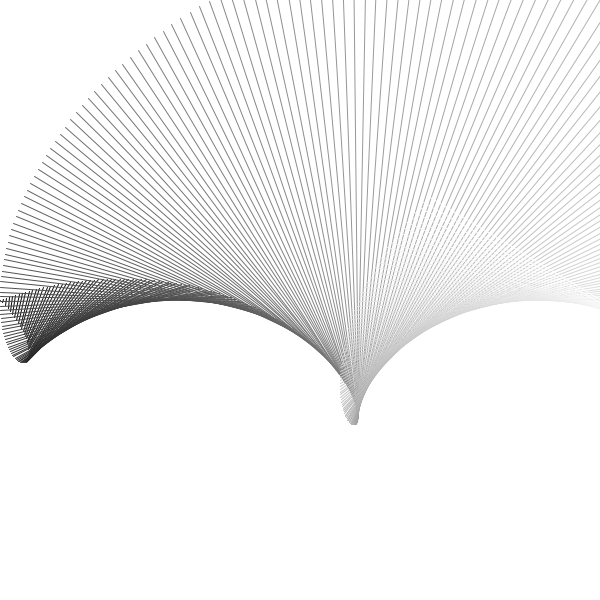
Frame 1 (no input)
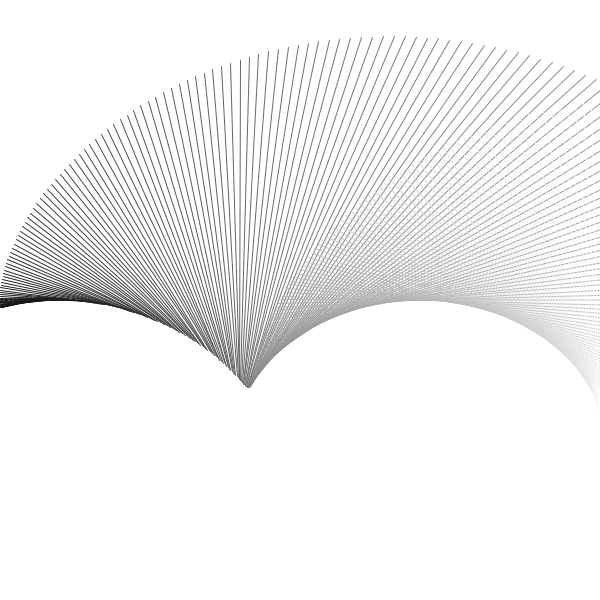
Frame 60 (the mouse pressed at the canvas centre just before this capture)
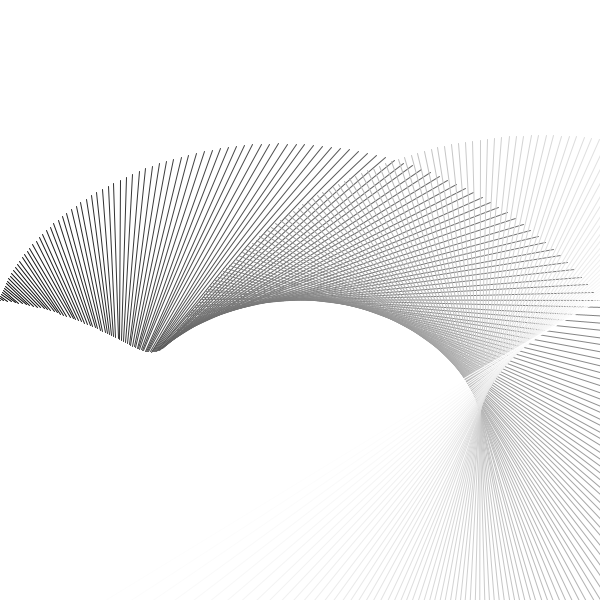
Frame 120 (the mouse held since frame 60 and released just before this capture)

The Processing sketch that drew these frames (run headless with seeded random() and noise(); from frame 60 on, the mouse is pressed at the canvas centre):

// Processing sketch: w05d_loopRotation
// ── w05d_loopRotation.pde
// code 1 fall 2019
// bryan ma

// a demonstration of how to use a loop to create 
// interesting effects

float angle = 0;

void setup() {
  size(600, 600);
}

void draw() {
  background(255);
  angle++;
  
  for (int i = 0; i <= 200; i++) {
    pushMatrix();
    stroke(map(i,0,200,0,255), 255);
    float x = map(i, 0, 200, 0, 600);
    translate(x, 300);
    rotate(radians(angle + i * 1.5));
    line(0, - i, 0, i * 3);
    popMatrix();
  }
}
